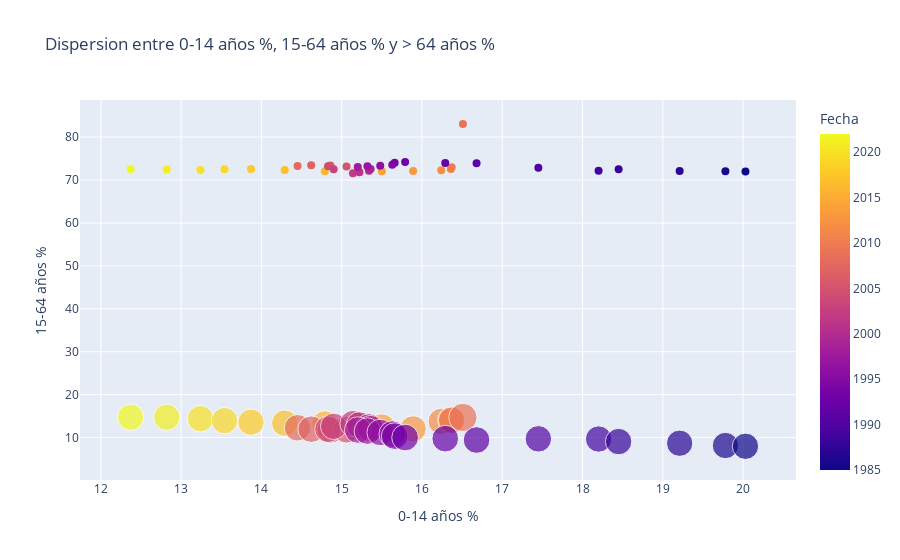

Here is the notebook cell this chart was saved with:
### Code cell
import plotly.express as px

# Crear el gráfico de dispersión interactivo
fig_scatter = px.scatter(dataframe, x='0-14 años %', y='15-64 años %', color='Fecha', size='> 64 años %',
                         title='Dispersion entre 0-14 años %, 15-64 años % y > 64 años %')

# Reducir el tamaño de los puntos para una mejor visibilidad
fig_scatter.update_traces(marker=dict(size=8), selector=dict(mode='markers'))

# Agregar puntos para la variable '> 64 años %' con el mismo color (rojo) y tamaño reducido
fig_scatter.add_trace(px.scatter(dataframe, x='0-14 años %', y='> 64 años %', color='Fecha', size='15-64 años %',
                                  title='Dispersion entre 0-14 años %, 15-64 años % y > 64 años %').data[0])

# Mostrar el gráfico
fig_scatter.show()

### Figure 1 — Plotly figure (JSON) as saved in the notebook; plotly's stock layout.template omitted (floating-point values rounded to 4 significant figures)
{"data": [{"hovertemplate": "0-14 años %=%{x}<br>15-64 años %=%{y}<br>> 64 años %=%{marker.size}<br>Fecha=%{marker.color}<extra></extra>", "legendgroup": "", "marker": {"color": [2022, 2021, 2020, 2019, 2018, 2017, 2016, 2015, 2014, 2013, 2012, 2011, 2010, 2009, 2008, 2007, 2006, 2005, 2004, 2003, 2002, 2001, 2000, 1999, 1998, 1997, 1996, 1995, 1994, 1993, 1992, 1991, 1990, 1989, 1988, 1987, 1986, 1985], "coloraxis": "coloraxis", "size": 8, "sizemode": "area", "sizeref": 0.03685, "symbol": "circle"}, "mode": "markers", "name": "", "orientation": "v", "showlegend": false, "type": "scatter", "x": [12.37, 12.82, 13.24, 13.54, 13.87, 14.29, 14.79, 15.22, 15.5, 15.89, 16.24, 16.36, 16.37, 16.51, 14.45, 14.62, 14.86, 15.06, 14.83, 14.9, 15.14, 15.22, 15.34, 15.36, 15.2, 15.32, 15.48, 15.63, 15.66, 15.79, 16.29, 16.68, 17.45, 18.2, 18.45, 19.21, 19.78, 20.03], "xaxis": "x", "y": [72.55, 72.44, 72.36, 72.51, 72.54, 72.36, 72.03, 71.9, 72.04, 72.09, 72.28, 72.59, 73, 83.05, 73.27, 73.43, 73.37, 73.13, 73.22, 72.48, 71.6, 71.82, 72.15, 72.55, 73.04, 73.18, 73.33, 73.55, 74, 74.21, 73.96, 73.9, 72.85, 72.14, 72.48, 72.11, 72.07, 72], "yaxis": "y"}, {"hovertemplate": "0-14 años %=%{x}<br>> 64 años %=%{y}<br>15-64 años %=%{marker.size}<br>Fecha=%{marker.color}<extra></extra>", "legendgroup": "", "marker": {"color": [2022, 2021, 2020, 2019, 2018, 2017, 2016, 2015, 2014, 2013, 2012, 2011, 2010, 2009, 2008, 2007, 2006, 2005, 2004, 2003, 2002, 2001, 2000, 1999, 1998, 1997, 1996, 1995, 1994, 1993, 1992, 1991, 1990, 1989, 1988, 1987, 1986, 1985], "coloraxis": "coloraxis", "size": [72.55, 72.44, 72.36, 72.51, 72.54, 72.36, 72.03, 71.9, 72.04, 72.09, 72.28, 72.59, 73, 83.05, 73.27, 73.43, 73.37, 73.13, 73.22, 72.48, 71.6, 71.82, 72.15, 72.55, 73.04, 73.18, 73.33, 73.55, 74, 74.21, 73.96, 73.9, 72.85, 72.14, 72.48, 72.11, 72.07, 72], "sizemode": "area", "sizeref": 0.2076, "symbol": "circle"}, "mode": "markers", "name": "", "orientation": "v", "showlegend": false, "type": "scatter", "x": [12.37, 12.82, 13.24, 13.54, 13.87, 14.29, 14.79, 15.22, 15.5, 15.89, 16.24, 16.36, 16.37, 16.51, 14.45, 14.62, 14.86, 15.06, 14.83, 14.9, 15.14, 15.22, 15.34, 15.36, 15.2, 15.32, 15.48, 15.63, 15.66, 15.79, 16.29, 16.68, 17.45, 18.2, 18.45, 19.21, 19.78, 20.03], "xaxis": "x", "y": [14.74, 14.74, 14.4, 13.95, 13.58, 13.35, 13.18, 12.88, 12.46, 12.02, 13.77, 14.13, 14.02, 14.69, 12.28, 11.95, 11.77, 11.81, 11.95, 12.62, 13.26, 12.96, 12.51, 12.09, 11.76, 11.51, 11.19, 10.82, 10.34, 10.01, 9.75, 9.43, 9.7, 9.66, 9.07, 8.68, 8.15, 7.97], "yaxis": "y"}], "layout": {"coloraxis": {"colorbar": {"title": {"text": "Fecha"}}, "colorscale": [[0, "#0d0887"], [0.1111, "#46039f"], [0.2222, "#7201a8"], [0.3333, "#9c179e"], [0.4444, "#bd3786"], [0.5556, "#d8576b"], [0.6667, "#ed7953"], [0.7778, "#fb9f3a"], [0.8889, "#fdca26"], [1, "#f0f921"]]}, "legend": {"itemsizing": "constant", "tracegroupgap": 0}, "title": {"text": "Dispersion entre 0-14 años %, 15-64 años % y > 64 años %"}, "xaxis": {"anchor": "y", "domain": [0, 1], "title": {"text": "0-14 años %"}}, "yaxis": {"anchor": "x", "domain": [0, 1], "title": {"text": "15-64 años %"}}}}
